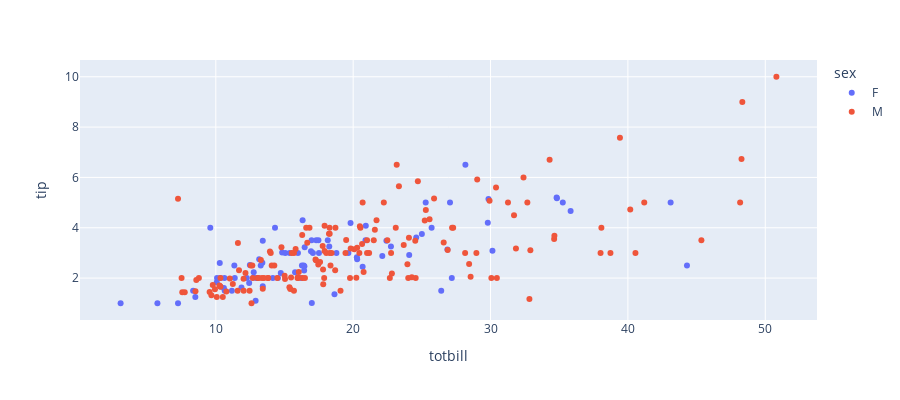

The code cell stored with this chart in its notebook:
### Markdown cell above
# Plotly

![](img/plotly.png)

### Code cell
import plotly.express as px
fig = px.scatter(tips, x="totbill", y="tip", color="sex",height=400)
fig.show()

### Figure 1 — Plotly figure (JSON) as saved in the notebook; plotly's stock layout.template omitted (floating-point values rounded to 4 significant figures; data arrays with more than 128 entries replaced by an {"elided": "..."} marker saying what was removed)
{"data": [{"hovertemplate": "sex=F<br>totbill=%{x}<br>tip=%{y}<extra></extra>", "legendgroup": "F", "marker": {"color": "#636efa", "symbol": "circle"}, "mode": "markers", "name": "F", "orientation": "v", "showlegend": true, "type": "scatter", "x": [16.99, 24.59, 35.26, 14.83, 10.33, 16.97, 20.29, 15.77, 19.65, 15.06, 20.69, 16.93, 10.29, 34.81, 26.41, 16.45, 3.07, 17.07, 26.86, 25.28, 14.73, 10.07, 34.83, 5.75, 16.32, 22.75, 11.35, 15.38, 44.3, 22.42, 20.92, 14.31, 7.25, 25.71, 17.31, 10.65, 12.43, 24.08, 13.42, 12.48, 29.8, 14.52, 11.38, 20.27, 11.17, 12.26, 18.26, 8.51, 10.33, 14.15, 13.16, 17.47, 27.05, 16.43, 8.35, 18.64, 11.87, 29.85, 25, 13.39, 16.21, 17.51, 10.59, 10.63, 9.6, 20.9, 18.15, 19.81, 43.11, 13, 12.74, 13, 16.4, 16.47, 12.76, 13.27, 28.17, 12.9, 30.14, 13.42, 15.98, 16.27, 10.09, 22.12, 35.83, 27.18, 18.78], "xaxis": "x", "y": [1.01, 3.61, 5, 3.02, 1.67, 3.5, 2.75, 2.23, 3, 3, 2.45, 3.07, 2.6, 5.2, 1.5, 2.47, 1, 3, 3.14, 5, 2.2, 1.83, 5.17, 1, 4.3, 3.25, 2.5, 3, 2.5, 3.48, 4.08, 4, 1, 4, 3.5, 1.5, 1.8, 2.92, 1.68, 2.52, 4.2, 2, 2, 2.83, 1.5, 2, 3.25, 1.25, 2, 2, 2.75, 3.5, 5, 2.3, 1.5, 1.36, 1.63, 5.14, 3.75, 2.61, 2, 3, 1.61, 2, 4, 3.5, 3.5, 4.19, 5, 2, 2.01, 2, 2.5, 3.23, 2.23, 2.5, 6.5, 1.1, 3.09, 3.48, 3, 2.5, 2, 2.88, 4.67, 2, 3], "yaxis": "y"}, {"hovertemplate": "sex=M<br>totbill=%{x}<br>tip=%{y}<extra></extra>", "legendgroup": "M", "marker": {"color": "#EF553B", "symbol": "circle"}, "mode": "markers", "name": "M", "orientation": "v", "showlegend": true, "type": "scatter", "x": {"elided": "157 float values"}, "xaxis": "x", "y": {"elided": "157 float values"}, "yaxis": "y"}], "layout": {"height": 400, "legend": {"title": {"text": "sex"}, "tracegroupgap": 0}, "margin": {"t": 60}, "xaxis": {"anchor": "y", "domain": [0, 1], "title": {"text": "totbill"}}, "yaxis": {"anchor": "x", "domain": [0, 1], "title": {"text": "tip"}}}}
